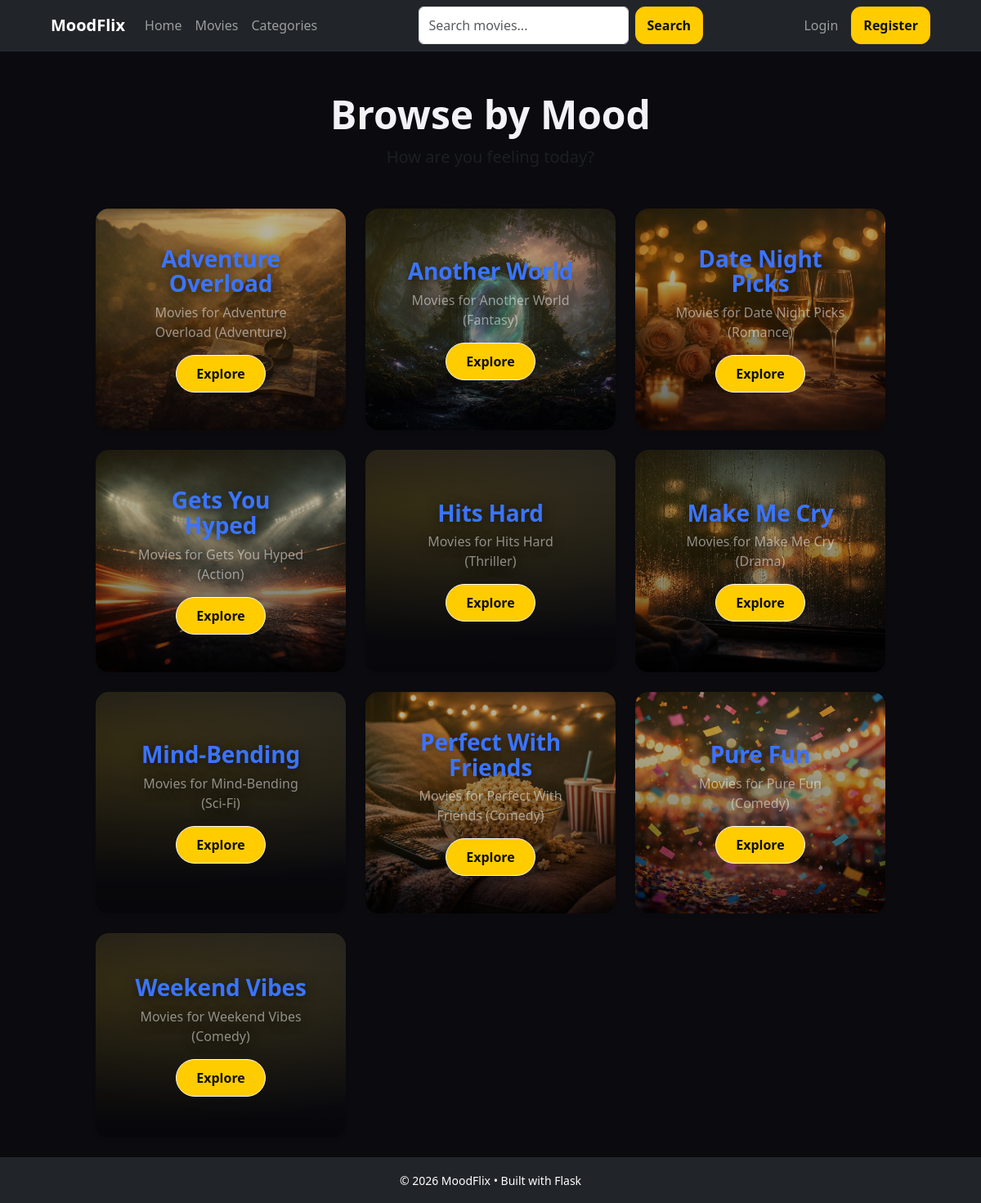
The page /categories on the database as committed earlier.
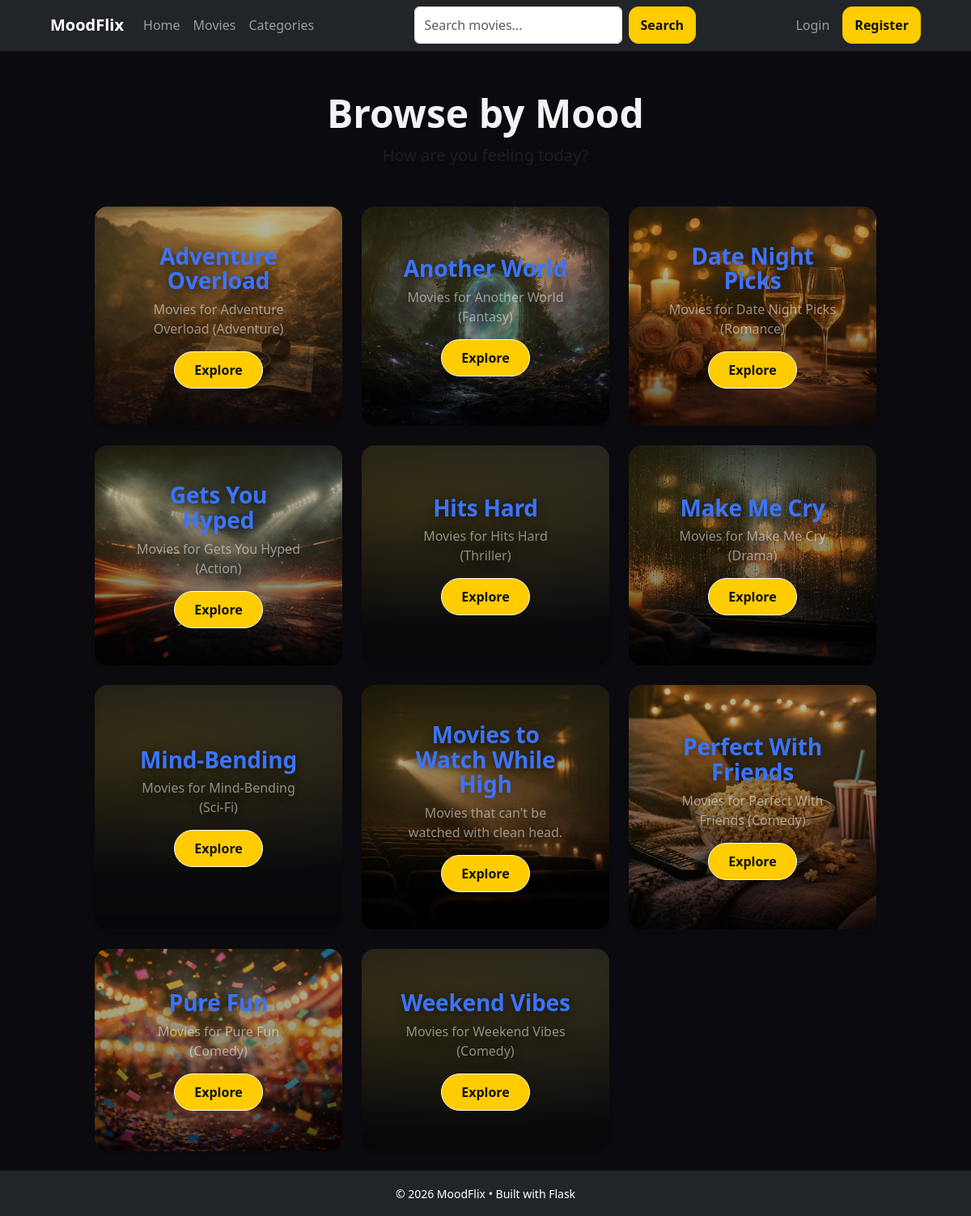
The same page on the database as committed later.
### app/models/mood_category.py (models this page shows, shortened)
class MoodCategory(db.Model):
    __tablename__ = "mood_categories"
    id = db.Column(db.Integer, primary_key=True)
    name = db.Column(db.String(255), nullable=False)
    description = db.Column(db.Text, nullable=True)

### app/controllers/home_controller.py (the view)
@home_bp.get("/categories")
def list_categories():
    categories = MovieService.listCategories()
    return render_template("categories/list.html", categories=categories)

### app/services/movie_service.py (called while the page is built)
    @staticmethod
    def listCategories() -> list[MoodCategory]:
        return MoodCategory.query.order_by(MoodCategory.name.asc()).all()

### app/views/templates/categories/list.html (shortened to what this page needs)
{% extends "base.html" %}
{% block content %}
  {% set category_images = {
      'Adventure Overload':   'img/Adventure.jpg',
      'Gets You Hyped':       'img/Action.jpg',
      'Another World':        'img/Fantasy.jpg',
      'Date Night Picks':     'img/Romance.jpg',
      'Hits Hard':            'img/Thriller.jpg',
      'Make Me Cry':          'img/Drama.jpg',
      'Mind-Bending':         'img/Sci-Fi.jpg',
      'Perfect With Friends': 'img/Comedy.jpg',
      'Pure Fun':             'img/Fun.jpg',
      'Weekend Vibes':        'img/Weekends.jpg'
  } %}
  <div class="container mt-4">
      <div class="text-center mb-5">
        <h1 class="fw-bold display-5">Browse by Mood</h1>
        <p class="text-muted lead">How are you feeling today?</p>
      </div>
      <div class="row row-cols-1 row-cols-md-2 row-cols-lg-3 g-4">
        {% for category in categories %}
          {% set image_file = category_images.get(category.name, 'img/hero-bg.jpg') %}
          <div class="col">
            <a href="{{ url_for('movie.list_movies_by_category', category_id=category.id) }}" class="text-decoration-none text-white">
              <div class="card h-100 shadow-sm border-0 mood-card"
                   style="background-image: linear-gradient(rgba(0,0,0,0.3), rgba(0,0,0,0.6)), url('{{ url_for('static', filename=image_file) }}');
                          background-size: cover;
                          background-position: center;
                          min-height: 250px;
                          transition: transform 0.3s;">
                <div class="card-body d-flex flex-column justify-content-center align-items-center text-center p-4">
                    <h3 class="card-title fw-bold text-shadow">{{ category.name }}</h3>
                    <p class="card-text text-white-50 d-none d-md-block">{{ category.description }}</p>
                    <span class="btn btn-outline-light mt-3 rounded-pill px-4">Explore</span>
                </div>
              </div>
            </a>
          </div>
        {% endfor %}
      </div>
  </div>
{% endblock %}

### app/views/templates/base.html (shortened to what this page needs)
<!doctype html>
<html lang="en">
<head>
  <link href="https://cdn.jsdelivr.net/npm/bootstrap@5.3.0/dist/css/bootstrap.min.css" rel="stylesheet">
  <link rel="stylesheet" href="https://cdnjs.cloudflare.com/ajax/libs/font-awesome/6.0.0/css/all.min.css">
  <link rel="stylesheet" href="{{ url_for('static', filename='css/style.css') }}">
</head>
<body>
  <nav class="navbar navbar-expand-lg navbar-dark bg-dark sticky-top" style = "z-index: 1050;">
    <div class="container">
      <a href="{{ url_for('home.index') }}" class="navbar-brand fw-bold">MoodFlix</a>
      <div class="collapse navbar-collapse" id="navbarNav">
        <ul class="navbar-nav me-auto">
            <li class="nav-item">
                <a class="nav-link" href="{{ url_for('home.index') }}"> {{ 'Home' | translate }} </a>
            </li>
            <li class="nav-item">
                <a class="nav-link" href="{{ url_for('movie.list_movies') }}"> {{ 'Movies' | translate }} </a>
            </li>
            <li class="nav-item">
                <a class="nav-link" href="{{ url_for('movie.list_categories') }}"> {{ 'Categories' | translate }} </a>
            </li>
        </ul>
        <form class="d-flex mx-auto" method="GET" action="{{ url_for('home.search_movies') }}">
            <input class="form-control me-2" type="search" name="q" placeholder="{{ 'Search movies...' | translate }}" value="{{ request.args.get('q', '') }}">
            <button class="btn btn-outline-warning" type="submit">{{ 'Search' | translate }}</button>
        </form>
        <ul class="navbar-nav ms-auto align-items-center">
            {% if current_user.is_authenticated %}
                {% if current_user.role == 'admin' %}
                <li class="nav-item dropdown">
                    <a class="nav-link dropdown-toggle text-warning" href="#" id="adminDropdown" role="button" data-bs-toggle="dropdown" aria-expanded="false">
                        <i class="fas fa-user-shield"></i> {{ 'Admin Panel' | translate }}
                    </a>
                    <ul class="dropdown-menu dropdown-menu-end" aria-labelledby="adminDropdown">
                        <li><a class="dropdown-item fw-bold" href="{{ url_for('admin.admin_index') }}">{{ 'Dashboard' | translate }}</a></li>
                        <li><hr class="dropdown-divider"></li>
                        <li><a class="dropdown-item" href="{{ url_for('admin.list_movies') }}">{{ 'Manage Movies' | translate }}</a></li>
                        <li><a class="dropdown-item" href="{{ url_for('admin.list_categories') }}">{{ 'Manage Categories' | translate }}</a></li>
                        <li><hr class="dropdown-divider"></li>
                        <li><a class="dropdown-item" href="{{ url_for('admin.list_comments') }}">{{ 'Manage Comments' | translate }}</a></li>
                        <li><a class="dropdown-item" href="{{ url_for('admin.list_pending_suggestions') }}">{{ 'Manage Suggestions' | translate }}</a></li>
                    </ul>
                </li>
                {% endif %}
                <li class="nav-item">
                    <a class="nav-link" href="{{ url_for('favorite.list_favorites') }}">{{ 'Favorites' | translate }}</a>
                </li>
                <li class="nav-item">
                    <a class="nav-link" href="{{ url_for('suggestion.list_suggestions') }}">{{ 'Suggestions' | translate }}</a>
                </li>
                <li class="nav-item ms-2">
                    <a class="btn btn-sm btn-outline-light" href="{{ url_for('auth.view_profile', user_id=current_user.id) }}">
                        {{ current_user.username }}
                    </a>
                </li>
                <li class="nav-item ms-2">
                    <form action="{{ url_for('auth.logout') }}" method="POST" class="d-inline">
                        <button type="submit" class="btn btn-sm btn-danger">{{ 'Logout' | translate }}</button>
                    </form>
                </li>
            {% else %}
                <li class="nav-item">
                    <a class="nav-link" href="{{ url_for('auth.login') }}">{{ 'Login' | translate }}</a>
                </li>
                <li class="nav-item ms-2">
                    <a class="btn btn-warning" href="{{ url_for('auth.register') }}">{{ 'Register' | translate }}</a>
                </li>
            {% endif %}
        </ul>
      </div>
    </div>
  </nav>
  <main class="container py-4" style="min-height: 80vh;">
    {% block content %}{% endblock %}
  </main>
  <footer class="bg-dark text-white text-center py-3 mt-auto">
    <div class="container">
      <small>© 2026 MoodFlix • Built with Flask</small>
    </div>
  </footer>
</body>
</html>

### app/views/static/css/style.css (style rules this page uses)
:root { --bg: #0b0b0f; --panel: #12121a; --text: #f3f3f7; --muted: #a7a7b6; --line: #232333; --accent: #ffcc00; }
* { box-sizing: border-box; }
body { margin: 0; font-family: system-ui, -apple-system, Segoe UI, Roboto, Arial; background: var(--bg); color: var(--text); }
.container { width: min(1100px, 92%); margin: 0 auto; }
.navbar { position: sticky; top: 0; background: rgba(11, 11, 15, 0.9); border-bottom: 1px solid var(--line); }
.btn { padding: 10px 14px; border-radius: 12px; background: var(--accent); color: #111; text-decoration: none; font-weight: 700; }
.mood-card { position:relative; min-height:260px; padding:22px; border-radius:22px; border:1px solid var(--line); background-color:var(--panel); background-image: linear-gradient(180deg, rgba(0,0,0,.18), rgba(0,0,0,.78)), var(--card-bg, none); background-size:cover; background-position:var(--bg-pos, center); background-repeat:no-repeat; overflow:hidden; text-decoration:none; color:var(--text); transition: transform .12s ease, border-color .12s ease; }
.mood-card::after { content:""; position:absolute; inset:0; background: radial-gradient(900px 280px at 20% 25%, rgba(255,204,0,.14), transparent 60%), radial-gradient(900px 380px at 90% 10%, rgba(255,255,255,.06), transparent 55%); pointer-events:none; }
.mood-card > * { position:relative; z-index:1; }
.mood-card h3 { margin:0 0 8px; font-size:28px; line-height:1.1; letter-spacing:-0.2px; color:#3b74ff; text-shadow:0 2px 14px rgba(0,0,0,.6); }
.mood-card p { margin:0; color:rgba(243,243,247,.72); text-shadow:0 2px 14px rgba(0,0,0,.6); }
.card { background: var(--panel); border: 1px solid var(--line); border-radius: 16px; overflow: hidden; text-decoration: none; color: inherit; }
.card-body { padding: 12px; }

### app/views/templates/categories/list.html (style rules this page uses)
.text-shadow { text-shadow: 2px 2px 4px rgba(0,0,0,0.8); }

Rows that differ between the two databases and show on the page:
added MoodCategory: shows a picture, name "Movies to Watch While High", description "Movies that can't be watched with clean head."
